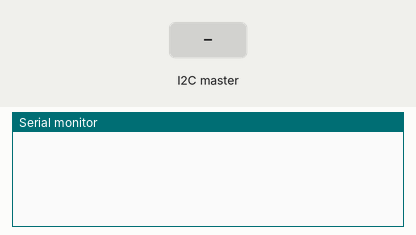
Simulated run of this sketch. Board: Arduino Uno, built with avr-gcc and run on an emulated ATmega328P. On the bench: the last lines printed to the serial monitor. The test bench sets the inputs (shaded band).

Above: at 1.2 s.
1.3 s: the I2C master sends the byte 1
At 1.8 s:
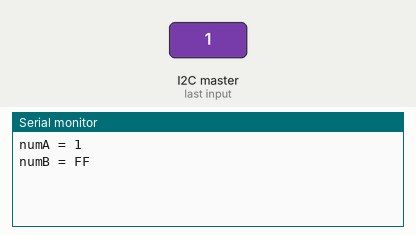
2.8 s: the I2C master sends the byte 90
At 4.0 s:
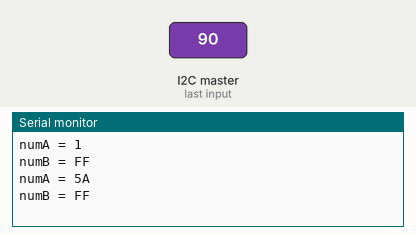
4.3 s: the I2C master sends the byte 200
At 5.3 s:
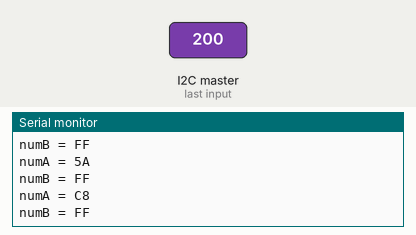

Measured:
- after the input at 1.3 s, the serial monitor: prints a new line at once (image 1)
- after the input at 2.8 s, the serial monitor: prints a new line at once (image 2)
- after the input at 4.3 s, the serial monitor: prints a new line at once (image 3)

The sketch:

I2C-Echo.ino
```cpp
#include <Wire.h>
byte numA;
byte numB;
void setup()
{
  Wire.begin(0x55);
  Wire.onReceive(receive);
  Wire.onRequest(send);
  Serial.begin(9600);
}
void send(){
  Wire.send(numA);
  Wire.send(numB);
}
void receive(int howMany){
  numA = Wire.read();
  Serial.print("numA = ");
  Serial.println(numA, HEX);
  numB = Wire.read();
  Serial.print("numB = ");
  Serial.println(numB, HEX);
}
void loop()
{
  delay(100);
}
```
